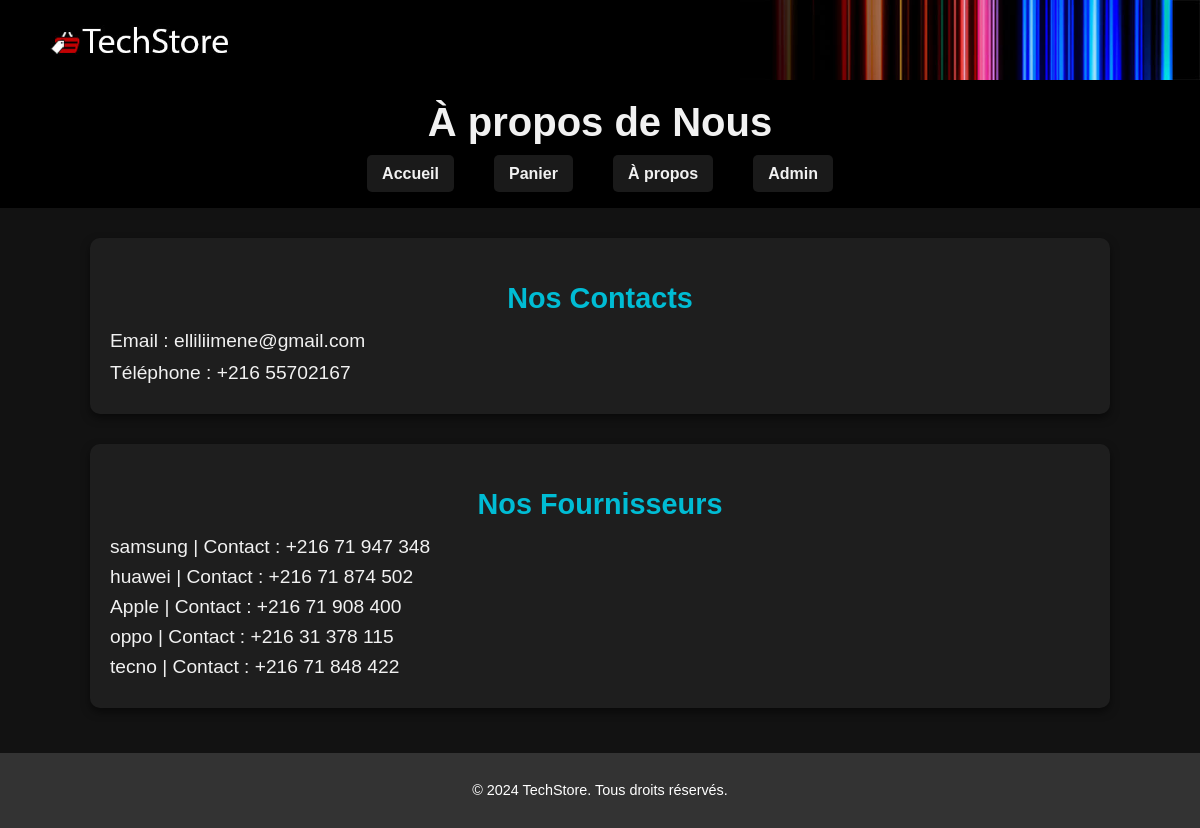
Page /about.php on the committed database.
### tables this page shows
CREATE TABLE `fournisseurs` (
  `id` int(11) NOT NULL,
  `nom` varchar(30) NOT NULL,
  `num_tel` varchar(30) NOT NULL
);

### about.php (the view, shortened to what this page needs)
<?php
    $servername = "localhost";
    $username = "root";
    $password = "";
    $dbname = "gestionStock";
    $conn = mysqli_connect($servername, $username, $password, $dbname);
    $sql = "SELECT id, nom,num_tel FROM fournisseurs";
    $result = mysqli_query($conn, $sql);
?>
<!DOCTYPE html>
<html lang="en">
<head>
    <link rel="stylesheet" href="CSS/about.css">
</head>
<body>
    <header class="header">
        <img src="images/banner.jpg" alt="banner">
        <div class="container">
            <h1>À propos de Nous</h1>
            <nav>
                <ul class="menu">
                    <li><a href="product.php">Accueil</a></li>
                    <li><a href="panier.php">Panier</a></li>
                    <li><a href="about.php">À propos</a></li>
                    <li><a href="login.php">Admin</a></li>
                </ul>
            </nav>
        </div>
    </header>
    <main class="container">
        <section class="about">
            <h2>Nos Contacts</h2>
            <p>Email : elliliimene@gmail.com  </p>
            <p>Téléphone : +216 55702167 </p>
        </section>
        <section class="suppliers">
            <h2>Nos Fournisseurs</h2>
            <ul>
                <?php
                if (mysqli_num_rows($result) > 0) {
                    while ($row = mysqli_fetch_assoc($result)) {
                        echo "<li>" . htmlspecialchars($row['nom']) ." | Contact : ". htmlspecialchars($row['num_tel']). "</li>";
                    }
                } else {
                    echo "<li>Aucun fournisseur disponible.</li>";
                }
                ?>
            </ul>
        </section>
    </main>
    <footer class="footer">
        <p>&copy; 2024 TechStore. Tous droits réservés.</p>
    </footer>
</body>
</html>

### about.css (style rules this page uses)
body { font-family: 'Arial', sans-serif; margin: 0; padding: 0; background-color: #121212; color: #f1f1f1; }
.container { width: 85%; max-width: 1200px; margin: 30px auto; margin-top: 10px; padding-bottom: 15px; }
.header { position: relative; background-color: #000; padding: 0; }
.header img { width: 100%; max-height: 250px; object-fit: cover; display: block; }
.header h1 { font-size: 2.5rem; margin: 0; color: #f1f1f1; text-shadow: 1px 1px 10px rgba(0, 0, 0, 0.8); text-align: center; padding: 10px; }
.menu { display: flex; justify-content: center; list-style: none; padding: 0; margin: 10px 0; }
.menu li { margin: 0 20px; }
.menu a { text-decoration: none; color: #f1f1f1; font-weight: bold; padding: 10px 15px; transition: background-color 0.3s ease, transform 0.3s ease; background: rgba(255, 255, 255, 0.1); border-radius: 5px; }
.about, .suppliers { background-color: #1e1e1e; padding: 20px; margin-top: 30px; border-radius: 10px; box-shadow: 0 4px 8px rgba(0, 0, 0, 0.5); }
.about h2, .suppliers h2 { color: #00bcd4; font-size: 1.8rem; margin-bottom: 15px; text-align: center; }
.about p, .suppliers ul { font-size: 1.2rem; color: #f1f1f1; margin: 10px 0; }
.suppliers ul { list-style: none; padding: 0; }
.suppliers li { margin-bottom: 8px; }
.footer { background-color: #333; color: white; text-align: center; padding: 15px 0; margin-top: 30px; font-size: 0.9rem; }

### rows in the picture
fournisseurs: nom "samsung", num_tel "+216 71 947 348"
fournisseurs: nom "huawei", num_tel "+216 71 874 502"
fournisseurs: nom "Apple", num_tel "+216 71 908 400"
fournisseurs: nom "oppo", num_tel "+216 31 378 115"
fournisseurs: nom "tecno", num_tel "+216 71 848 422"
